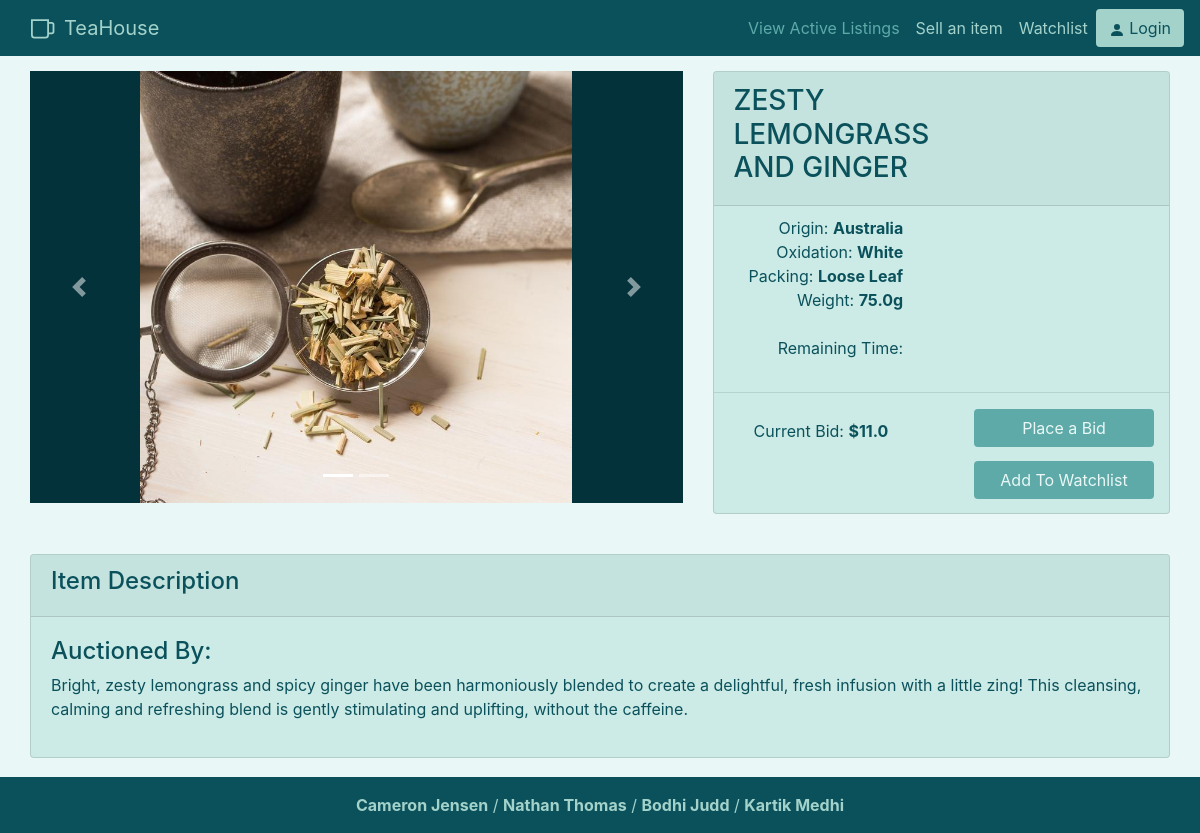
The page /7 on the database as committed earlier.
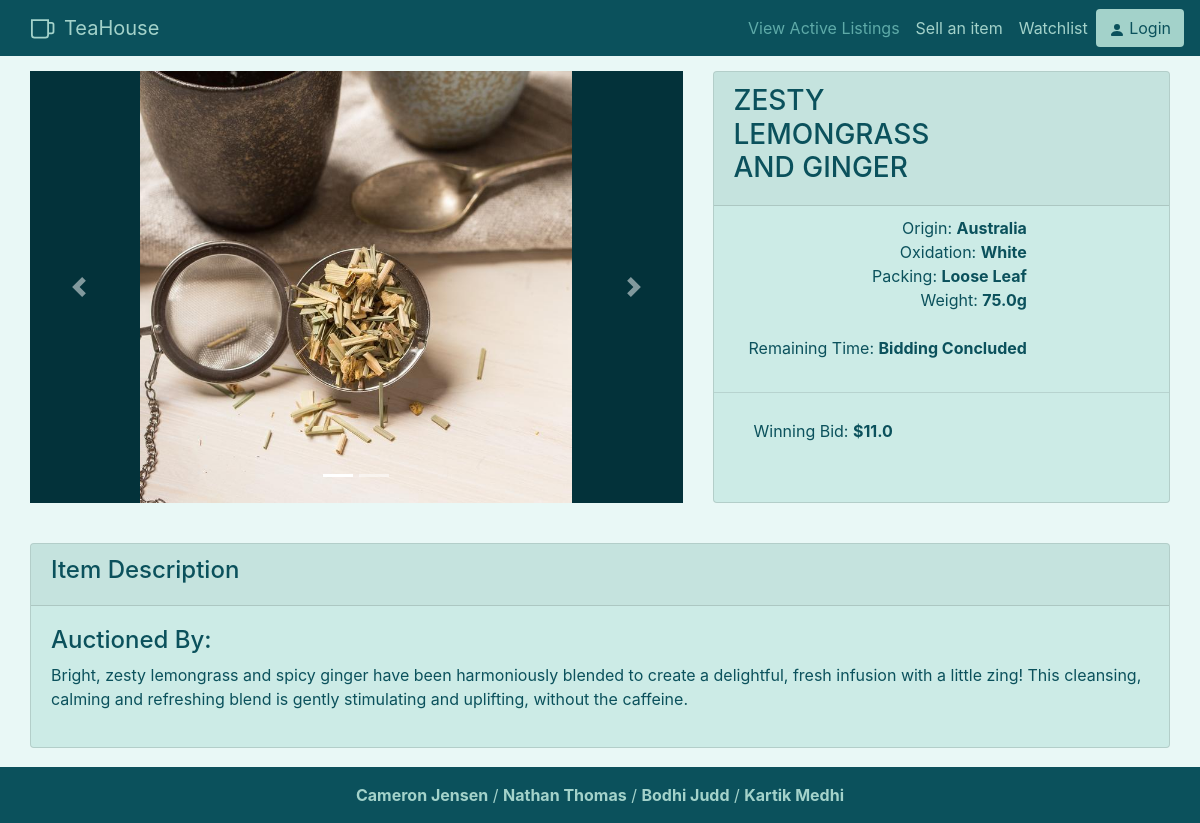
The same page on the database as committed later.
### auction/models.py (models this page shows)
class auctionListing(db.Model):
    __tablename__ = 'auctionListing'
    __table_args__ = {'extend_existing': True}
    id = db.Column(db.Integer, primary_key=True)
    user_id = db.Column(db.Integer, db.ForeignKey('users.id'), nullable=False)
    start_time = db.Column(db.DateTime, default=datetime.now(), nullable=False)
    end_time = db.Column(db.DateTime, nullable=False)
    starting_bid = db.Column(db.Float, nullable=False) #make 0 minimum
    current_bid = db.Column(db.Float, nullable=False) #same as above
    photos_url = db.Column(db.String())
    description = db.Column(db.String(255))
    weight = db.Column(db.Float, nullable=False)
    title = db.Column(db.String(100), nullable=False)
    tea_name = db.Column(db.String(60), nullable=False)
    origin_country = db.Column(db.String(60), nullable=False)
    oxidation = db.Column(db.String(60), nullable=False)
    packing = db.Column(db.String(60), nullable=False)
    bid_status = db.Column(db.Integer, nullable=False)
    total_bids = db.Column(db.Integer, nullable=False)

### auction/details.py (the view)
@bp.route('/<id>')
def details(id):
    details = auctionListing.query.filter_by(id=id).first()
    return render_template('/details.html', auctionListing=details)

### auction/templates/items/details.html (shortened to what this page needs)
{% extends 'base.html' %}
{% block content %}
    <div style="padding: 15px 30px 15px 30px;" class="row">
        <div class="col-lg-7">
            <div id="carouselExampleIndicators" class="carousel slide carousel-fade" data-ride="carousel">
                <ol class="carousel-indicators">
                    <li data-target="#carouselExampleIndicators" data-slide-to="0" class="active"></li>
                    <li data-target="#carouselExampleIndicators" data-slide-to="1"></li>
                </ol>
                <div class="carousel-inner">
                    <div class="carousel-item active">
                        <img class="carousel-img d-block h-100" src="{{auctionListing.photos_url}}" alt="First slide">
                    </div>
                </div>
                <a class="carousel-control-prev" href="#carouselExampleIndicators" role="button" data-slide="prev">
                    <span class="carousel-control-prev-icon" aria-hidden="true"></span>
                </a>
                <a class="carousel-control-next" href="#carouselExampleIndicators" role="button" data-slide="next">
                    <span class="carousel-control-next-icon" aria-hidden="true"></span>
                </a>
            </div>
        </div>
        <div class="col-lg">
            <div class="card h-100">
                <div class="card-header">
                    <div class="row">
                        <div class="col">
                            <h3>{{auctionListing.title}}</h3>
                        </div>
                        <div class="col">
                        </div>
                    </div>
                </div>
                <div class="row">
                    <p class="right-align">
                        Origin: <b>{{auctionListing.origin_country}}</b><br>
                        Oxidation: <b>{{auctionListing.oxidation}}</b><br>
                        Packing: <b>{{auctionListing.packing}}</b><br>
                        Weight: <b>{{auctionListing.weight}}g</b><br><br>
                        {% if auctionListing.bid_status ==1 %}
                        Remaining Time: <b>{{timeLeft}}</b>
                        {% else %}
                        Remaining Time: <b>Bidding Concluded</b>
                        {% endif %}
                    </p>
                </div>
                <hr>
                <div class="row">
                    <div class="col">
                        <p style="padding-left:40px;" class="right-align">
                            {% if auctionListing.bid_status == 1 %}
                            Current Bid: <b>${{auctionListing.current_bid}}</b>
                            {% else %}
                            Winning Bid: <b>${{auctionListing.current_bid}}</b>
                            {% endif %}
                        </p>
                    </div>
                    {% if auctionListing.bid_status == 1 %}
                    <div class="col">
                        <div class="detail-btn row justify-content-end">
                            <a style="width: 180px;" href="#" class="btn btn-default item-btn" data-toggle="modal"
                                data-target="#staticBackdrop">Place a Bid</a>
                        </div>
                        <div class="detail-btn row justify-content-end">
                            <a style="width: 180px;" href="#" class="btn btn-default item-btn">Add To Watchlist</a>
                        </div>
                    </div>
                    {% endif %}
                </div>
            </div>
        </div>
    </div>
    <div class="row" style="padding:10px 30px 0px 30px">
        <div style="padding: 15px" class="col-lg">
            <div class="card h-100">
                <div class="card-header">
                    <h4>Item Description</h4>
                </div>
                <div class="card-body">
                    <h4>Auctioned By: {{username}}</h4>
                    <p>{{auctionListing.description}}</p>
                </div>
            </div>
        </div>
    </div>
{% endblock %}

### auction/templates/base.html (shortened to what this page needs)
<!doctype html>
<html lang="en">
<head>
    <link rel="stylesheet" href="https://stackpath.bootstrapcdn.com/bootstrap/4.5.2/css/bootstrap.min.css"
>
    <link rel="stylesheet" href="{{ url_for('static', filename='css/style.css') }}">
</head>
<body>
    <nav class="navbar sticky-top navbar-expand-lg navbar-custom">
        <img src="/static/image/teacup.svg">
        <a class="navbar-brand" href="/">TeaHouse</a>
        <div class="collapse navbar-collapse" id="navbarSupportedContent">
            <ul class="navbar-nav ml-auto">
                <li class="nav-item active">
                    <a class="nav-link" href="/">View Active Listings<span class="sr-only">(current)</span></a>
                </li>
                <li class="nav-item">
                    <a class="nav-link" href="/tea/sell">Sell an item</a>
                </li>
                <li class="nav-item">
                    <a class="nav-link" href="/watchlist">Watchlist</a>
                </li>
            {% if current_user.is_authenticated %}
                <li class="nav-item">
                    <a class="nav-link" href="/profile">Profile</a>
                </li>
            </ul>
            <a href="/logout" class="btn btn-default"><span><svg width="1em" height="1em" viewBox="0 0 16 16"
                class="bi bi-person-fill" fill="var(--dark)" xmlns="http://www.w3.org/2000/svg">
                <path fill-rule="evenodd"
                    d="M3 14s-1 0-1-1 1-4 6-4 6 3 6 4-1 1-1 1H3zm5-6a3 3 0 1 0 0-6 3 3 0 0 0 0 6z" />
            </svg></span> Logout
            {% else %}
            </ul>
            <a href="/login" class="btn btn-default"><span><svg width="1em" height="1em" viewBox="0 0 16 16"
                class="bi bi-person-fill" fill="var(--dark)" xmlns="http://www.w3.org/2000/svg">
                <path fill-rule="evenodd"
                    d="M3 14s-1 0-1-1 1-4 6-4 6 3 6 4-1 1-1 1H3zm5-6a3 3 0 1 0 0-6 3 3 0 0 0 0 6z" />
            </svg></span> Login
            {% endif %}
            </a>
        </div>
    </nav>
    {% block content %}
    {% endblock %}
    <div style="height:60px;"></div>
    <footer class="footer" style="bottom: 0px; position:fixed;width: 100%;">
        <div class="footbar text-center py-3"><b>Cameron Jensen</b> / <b>Nathan Thomas</b> / <b>Bodhi Judd</b> / <b>Kartik Medhi</b>
        </div>
    </footer>
</body>
</html>

### auction/static/css/style.css (style rules this page uses)
:root { --main: #5eaaa8; --light: #a3d2ca; --cardcol: #ccebe6; --dark: #0b515c; --darker: #03323a; --beige: #e8ded2; --lighter: #e9f8f6; }
body { background-color: var(--lighter); }
.btn-default { background-color: var(--light); color: var(--dark); }
.navbar-custom { background-color: var(--dark); }
.navbar-custom .navbar-brand, .navbar-custom .navbar-text ,.nav-link { color: var(--light); }
.navbar-custom .nav-item.active .nav-link, .navbar-custom .nav-item:hover .nav-link { color: var(--main); }
.card { background-color: var(--cardcol); color: var(--dark); }
.footbar { background-color: var(--dark); color: var(--light); }
.right-align { text-align: right; float: left; padding-left: 50px; padding-top: 10px; }
.carousel { width: 100%; }
p,h3 { color: var(--dark) }

### auction/templates/items/details.html (style rules this page uses)
.carousel-item { height: 432px; background-color: var(--darker); }
.carousel-img { margin-left: auto; margin-right: auto; }

Rows that differ between the two databases and show on the page:
changed auctionListing "ZESTY LEMONGRASS AND GINGER": bid_status 1 → 0 (drawn)
Other text that changed with them:
text no longer shown: "Current Bid: Place a Bid Add To Watchlist"
text now shown: "Bidding Concluded Winning Bid:"
